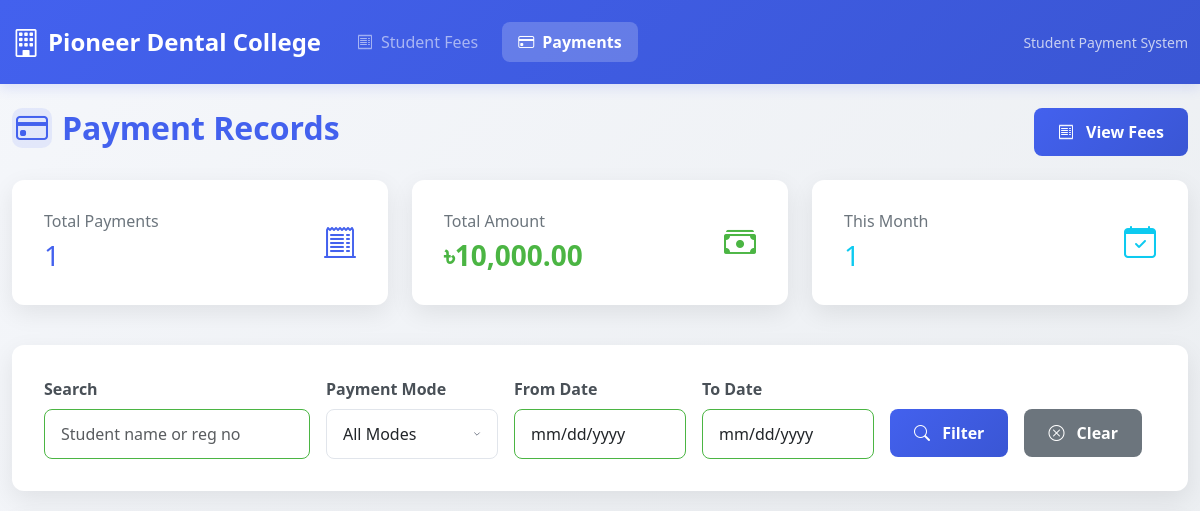
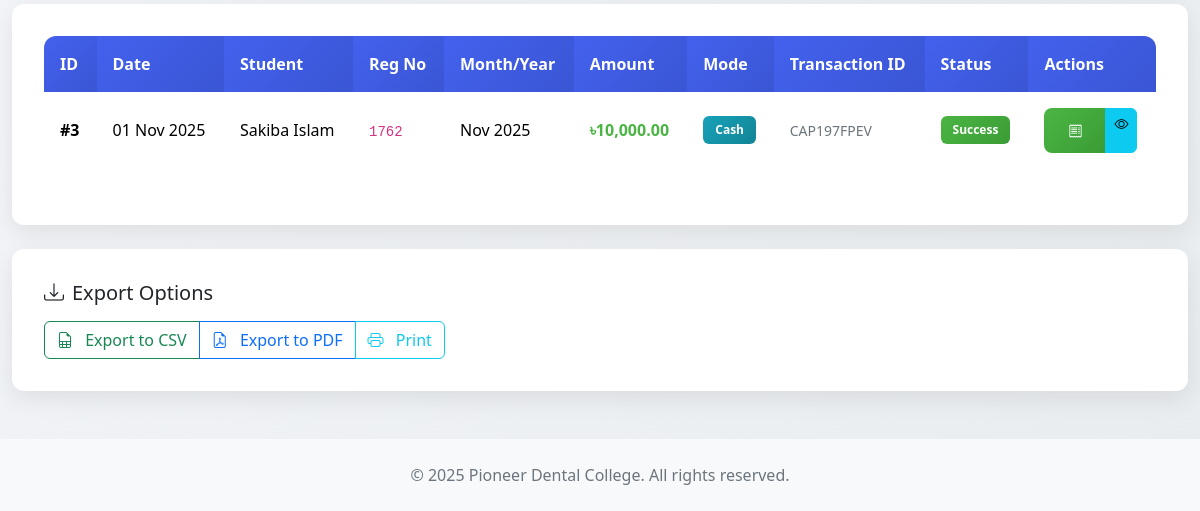
Page /index.php/payments on the earlier database version (2 pictures, top to bottom).
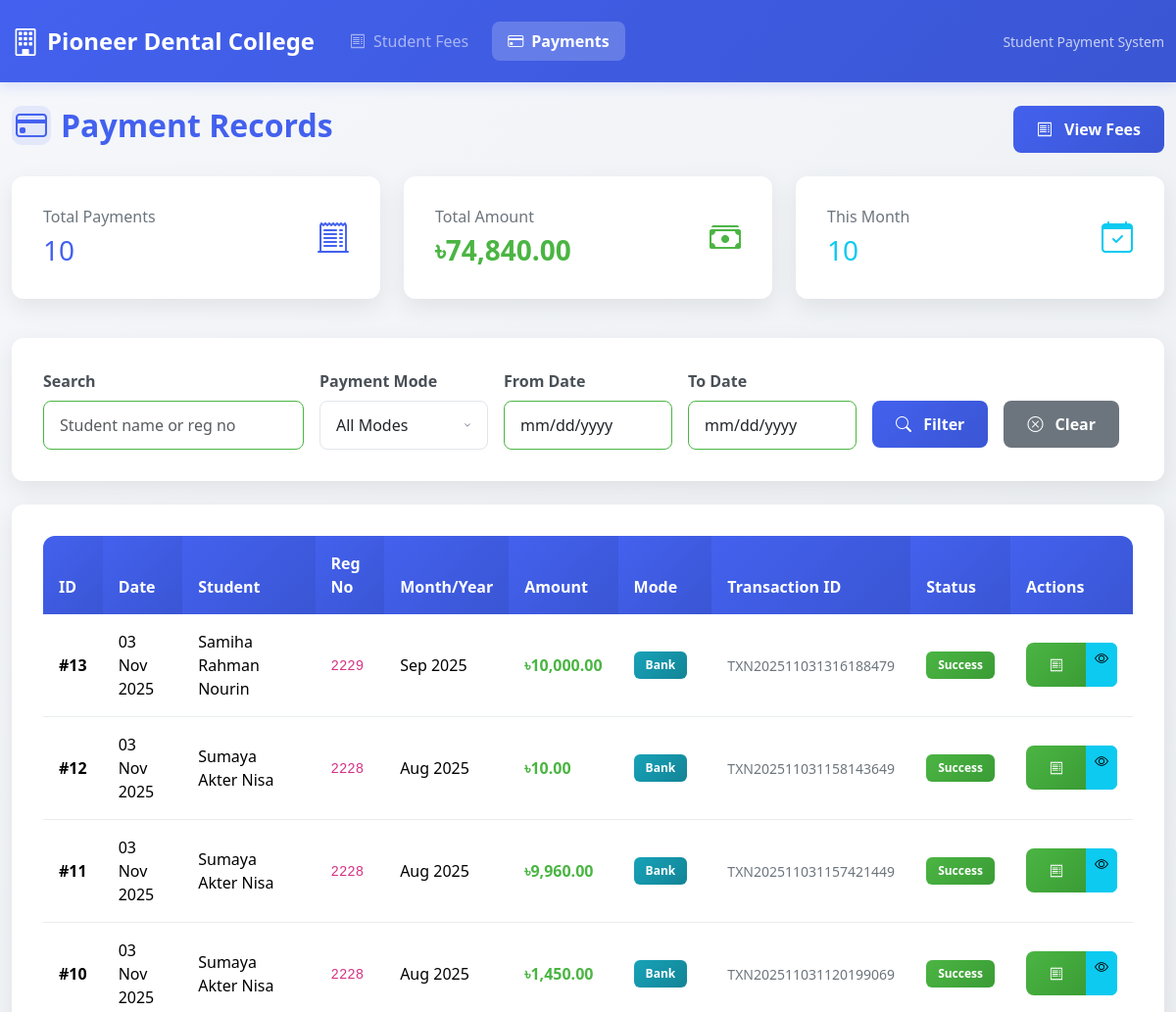
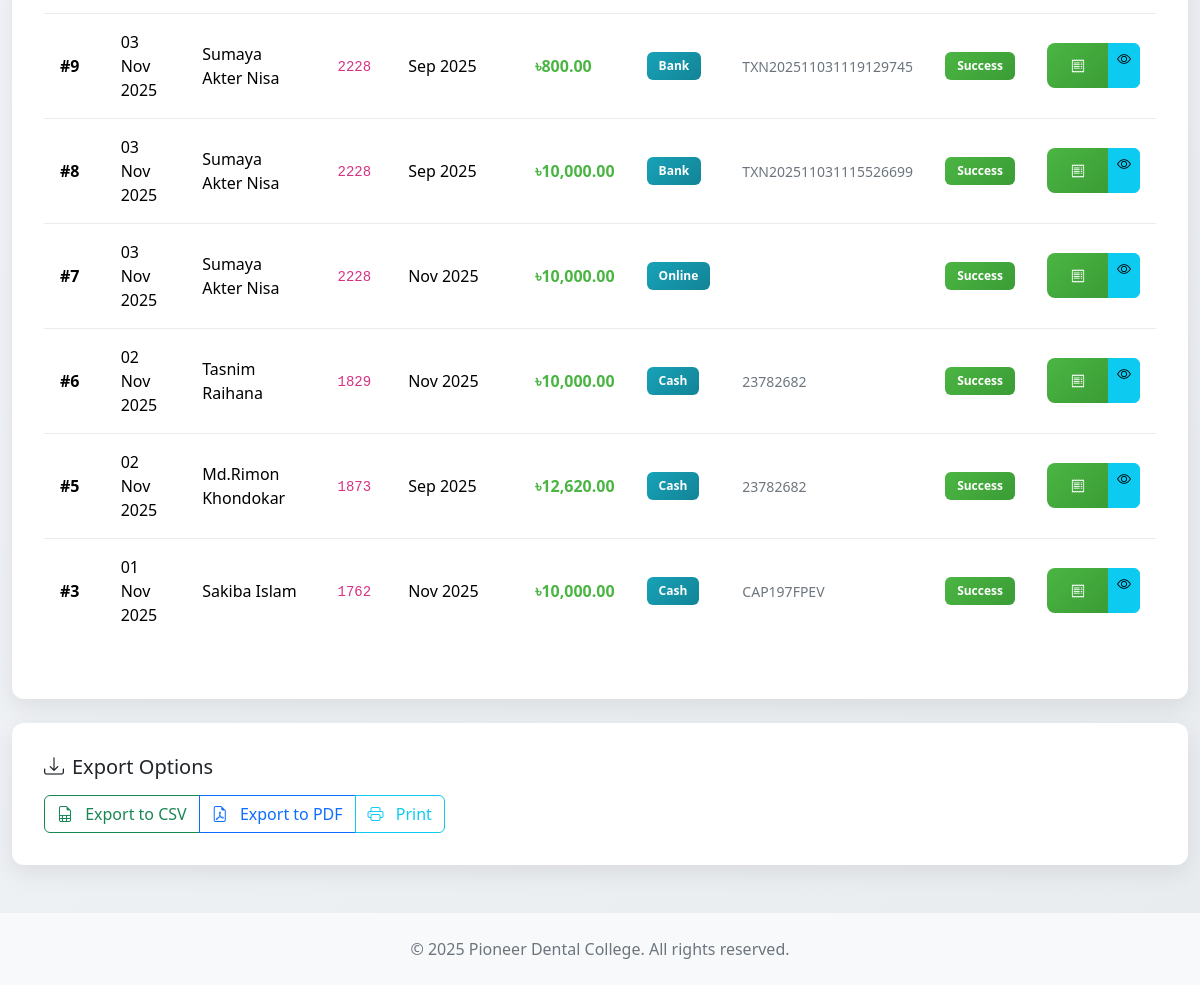
Same page on the later database version (2 pictures, top to bottom).
### tables this page shows
CREATE TABLE `payments` (
  `id` int(11) NOT NULL,
  `student_fee_id` int(11) DEFAULT NULL,
  `payment_date` date DEFAULT NULL,
  `amount_paid` decimal(10,2) NOT NULL,
  `payment_mode` enum('cash','bank','online') DEFAULT 'bank',
  `payment_method` varchar(50) DEFAULT NULL,
  `transaction_id` varchar(100) DEFAULT NULL,
  `mtb_transaction_ref` varchar(100) DEFAULT NULL,
  `mtb_payment_status` enum('pending','success','failed','cancelled') DEFAULT 'pending',
  `mtb_response` text DEFAULT NULL,
  `remarks` varchar(255) DEFAULT NULL,
  `status` enum('0','1') NOT NULL DEFAULT '1',
  `created` datetime NOT NULL,
  `updated` datetime DEFAULT NULL
);

CREATE TABLE `student` (
  `id` int(7) NOT NULL,
  `name` varchar(120) NOT NULL,
  `reg_no` int(11) NOT NULL,
  `phase` int(11) NOT NULL DEFAULT 0,
  `sex` varchar(10) NOT NULL,
  `dob` date NOT NULL,
  `phone` varchar(40) NOT NULL,
  `prt_phone` varchar(14) NOT NULL,
  `father` varchar(40) NOT NULL,
  `mother` varchar(40) NOT NULL,
  `address` varchar(30) NOT NULL,
  `batch` varchar(16) NOT NULL DEFAULT '0',
  `session` varchar(20) NOT NULL,
  `section` enum('All','A','B','C') NOT NULL DEFAULT 'All',
  `nationality` varchar(24) NOT NULL DEFAULT 'Bangladeshi',
  `nid` varchar(60) NOT NULL,
  `ssc` varchar(60) NOT NULL,
  `hsc` varchar(60) NOT NULL,
  `bg` varchar(20) NOT NULL,
  `first_phs_term_1` varchar(40) NOT NULL,
  `first_phs_term_2` varchar(20) NOT NULL,
  `second_phs_term_1` varchar(20) NOT NULL,
  `second_phs_term_2` varchar(20) NOT NULL,
  `third_phs_term_1` varchar(20) NOT NULL,
  `third_phs_term_2` varchar(20) NOT NULL,
  `final_phs_term_1` varchar(20) NOT NULL,
  `final_phs_term_2` varchar(60) NOT NULL,
  `emergency_contact` varchar(60) NOT NULL,
  `du_reg_no` int(10) NOT NULL,
  `bmdc_temp` int(10) NOT NULL,
  `bmdc_full` int(10) NOT NULL,
  `name_D` varchar(60) NOT NULL,
  `name_J` varchar(60) NOT NULL,
  `access_code` varchar(100) NOT NULL,
  `access_level` varchar(20) NOT NULL DEFAULT 'Student',
  `password` varchar(255) NOT NULL DEFAULT '$2y$10$d7k6MzgPRFjjqMyndZHo/utapOGMMbkEncY9Q5DozXCkRVT3QIyJC',
  `role_id` int(11) NOT NULL DEFAULT 0,
  `flag` date DEFAULT NULL,
  `status` int(5) NOT NULL DEFAULT 1,
  `created` datetime NOT NULL,
  `modified` timestamp NOT NULL DEFAULT current_timestamp()
);

CREATE TABLE `student_fees` (
  `id` int(11) NOT NULL,
  `student_id` int(11) DEFAULT NULL,
  `fee_id` int(11) DEFAULT NULL,
  `month_year` varchar(7) DEFAULT NULL,
  `bill_month` int(2) DEFAULT NULL,
  `bill_year` int(4) DEFAULT NULL,
  `bill_unique_id` bigint(20) DEFAULT NULL,
  `bank_transaction_id` varchar(100) DEFAULT NULL,
  `comments` text DEFAULT NULL,
  `due_date` date DEFAULT NULL,
  `paid_date` date DEFAULT NULL,
  `payment_status` enum('Unpaid','Paid','Partial') DEFAULT 'Unpaid',
  `base_amount` decimal(10,2) NOT NULL,
  `late_fee` decimal(10,2) DEFAULT 0.00,
  `total_amount` decimal(10,2) GENERATED ALWAYS AS (`base_amount` + `late_fee`) STORED,
  `status` enum('0','1') NOT NULL,
  `created` datetime NOT NULL
);

### application/controllers/Payments.php (called while the page is built, shortened)
<?php
class Payments extends CI_Controller {
    public function __construct() {
        $this->load->model('Student_model');
        $this->load->model('Student_fee_model');
        $this->load->model('Payment_model');
        $this->load->helper(['url', 'form']);
        $this->load->library(['form_validation', 'session']);
    }
    public function index() {
        $data['page_title'] = 'Payments';
        $limit = 50;
        $offset = $this->input->get('offset') ?? 0;
        $filters = [
            'search' => $this->input->get('search'),
            'mode' => $this->input->get('mode'),
            'from_date' => $this->input->get('from_date'),
            'to_date' => $this->input->get('to_date')
        ];
        $data['payments'] = $this->Payment_model->get_all($limit, $offset, $filters);
        $data['offset'] = $offset;
        $data['limit'] = $limit;
        $this->load->view('templates/header', $data);
        $this->load->view('payments/index', $data);
        $this->load->view('templates/footer');
    }
}

### index.php (called while the page is built, shortened)
<?php
require_once BASEPATH.'core/CodeIgniter.php';

### application/models/Payment_model.php (called while the page is built, shortened)
<?php
class Payment_model extends CI_Model {
    private $table = 'payments';
    public function get_all($limit = 100, $offset = 0, $filters = []) {
        $this->db->select('p.*, sf.month_year, s.name, s.reg_no');
        $this->db->from($this->table . ' p');
        $this->db->join('student_fees sf', 'sf.id = p.student_fee_id');
        $this->db->join('student s', 's.id = sf.student_id');
        $this->db->where('p.status', '1');
        $this->db->limit($limit, $offset);
        $this->db->order_by('p.created', 'DESC');
        return $this->db->get()->result();
    }
}

### application/views/payments/index.php (the view, shortened to what this page needs)
<div class="row mb-4">
    <div class="col-md-6">
        <h2 class="page-title" style="color: var(--primary);">
            <div class="icon-wrapper">
                <i class="bi bi-credit-card text-primary"></i>
            </div>
            Payment Records
        </h2>
    </div>
    <div class="col-md-6 text-md-end">
        <a href="<?= base_url('student-fees') ?>" class="btn btn-primary">
            <i class="bi bi-receipt me-2"></i> View Fees
        </a>
    </div>
</div>
<div class="row mb-4">
    <div class="col-md-4 mb-3">
        <div class="card summary-card">
            <div class="card-body">
                <div class="d-flex justify-content-between align-items-center">
                    <div>
                        <h6 class="text-muted mb-2">Total Payments</h6>
                        <h3 class="mb-0 text-primary"><?= count($payments) ?></h3>
                    </div>
                    <div class="summary-icon bg-opacity-10">
                        <i class="bi bi-receipt-cutoff fs-2 text-primary"></i>
                    </div>
                </div>
            </div>
        </div>
    </div>
    <div class="col-md-4 mb-3">
        <div class="card summary-card">
            <div class="card-body">
                <div class="d-flex justify-content-between align-items-center">
                    <div>
                        <h6 class="text-muted mb-2">Total Amount</h6>
                        <h3 class="mb-0 text-success">
                            ৳<?= number_format(array_sum(array_column($payments, 'amount_paid')), 2) ?>
                        </h3>
                    </div>
                    <div class="summary-icon bg-opacity-10">
                        <i class="bi bi-cash-stack fs-2 text-success"></i>
                    </div>
                </div>
            </div>
        </div>
    </div>
    <div class="col-md-4 mb-3">
        <div class="card summary-card">
            <div class="card-body">
                <div class="d-flex justify-content-between align-items-center">
                    <div>
                        <h6 class="text-muted mb-2">This Month</h6>
                        <h3 class="mb-0 text-info">
                            <?php
                            $this_month = array_filter($payments, function($p) {
                                return date('Y-m', strtotime($p->payment_date)) === date('Y-m');
                            });
                            echo count($this_month);
                            ?>
                        </h3>
                    </div>
                    <div class="summary-icon bg-opacity-10">
                        <i class="bi bi-calendar-check fs-2 text-info"></i>
                    </div>
                </div>
            </div>
        </div>
    </div>
</div>
<div class="card mb-4">
    <div class="card-body">
        <form method="get" action="<?= base_url('payments') ?>" class="row g-3">
            <div class="col-md-3">
                <label class="form-label">Search</label>
                <input type="text" name="search" class="form-control" placeholder="Student name or reg no"
                       value="<?= $this->input->get('search') ?>">
            </div>
            <div class="col-md-2">
                <label class="form-label">Payment Mode</label>
                <select name="mode" class="form-select">
                    <option value="">All Modes</option>
                </select>
            </div>
            <div class="col-md-2">
                <label class="form-label">From Date</label>
                <input type="date" name="from_date" class="form-control" value="<?= $this->input->get('from_date') ?>">
            </div>
            <div class="col-md-2">
                <label class="form-label">To Date</label>
                <input type="date" name="to_date" class="form-control" value="<?= $this->input->get('to_date') ?>">
            </div>
            <div class="col-md-3">
                <label class="form-label">&nbsp;</label>
                <div class="d-grid gap-2 d-md-flex">
                    <button type="submit" class="btn btn-primary me-2">
                        <i class="bi bi-search me-2"></i> Filter
                    </button>
                    <a href="<?= base_url('payments') ?>" class="btn btn-secondary">
                        <i class="bi bi-x-circle me-2"></i> Clear
                    </a>
                </div>
            </div>
        </form>
    </div>
</div>
<div class="card">
    <div class="card-body">
        <div class="table-responsive">
            <table class="table table-hover">
                <thead class="table-light">
                    <tr>
                        <th>ID</th>
                        <th>Date</th>
                        <th>Student</th>
                        <th>Reg No</th>
                        <th>Month/Year</th>
                        <th>Amount</th>
                        <th>Mode</th>
                        <th>Transaction ID</th>
                        <th>Status</th>
                        <th>Actions</th>
                    </tr>
                </thead>
                <tbody>
                    <?php if (!empty($payments)): ?>
                        <?php foreach ($payments as $payment): ?>
                            <tr>
                                <td><strong>#<?= $payment->id ?></strong></td>
                                <td><?= date('d M Y', strtotime($payment->payment_date)) ?></td>
                                <td><?= $payment->name ?></td>
                                <td><code><?= $payment->reg_no ?></code></td>
                                <td><?= date('M Y', strtotime($payment->month_year . '-01')) ?></td>
                                <td class="text-success fw-bold">৳<?= number_format($payment->amount_paid, 2) ?></td>
                                <td>
                                    <span class="badge bg-info"><?= ucfirst($payment->payment_mode) ?></span>
                                </td>
                                <td>
                                    <small class="text-muted"><?= $payment->transaction_id ?? 'N/A' ?></small>
                                </td>
                                <td>
                                    <?php if (isset($payment->mtb_payment_status)): ?>
                                        <?php if ($payment->mtb_payment_status === 'success'): ?>
                                            <span class="badge bg-success">Success</span>
                                        <?php elseif ($payment->mtb_payment_status === 'pending'): ?>
                                            <span class="badge bg-warning">Pending</span>
                                        <?php elseif ($payment->mtb_payment_status === 'failed'): ?>
                                            <span class="badge bg-danger">Failed</span>
                                        <?php else: ?>
                                            <span class="badge bg-secondary">N/A</span>
                                        <?php endif; ?>
                                    <?php else: ?>
                                        <span class="badge bg-success">Completed</span>
                                    <?php endif; ?>
                                </td>
                                <td>
                                    <div class="btn-group btn-group-sm">
                                        <a href="<?= base_url('payments/receipt/' . $payment->id) ?>"
                                           class="btn btn-success" title="View Receipt">
                                            <i class="bi bi-receipt"></i>
                                        </a>
                                        <a href="<?= base_url('student-fees/view/' . $payment->student_fee_id) ?>"
                                           class="btn btn-info" title="View Fee">
                                            <i class="bi bi-eye"></i>
                                        </a>
                                    </div>
                                </td>
                            </tr>
                        <?php endforeach; ?>
                    <?php endif; ?>
                </tbody>
            </table>
        </div>
    </div>
</div>
<div class="card mt-4 export-section">
    <div class="card-body">
        <h5 class="card-title mb-3">
            <i class="bi bi-download me-2"></i>Export Options
        </h5>
        <div class="btn-group" role="group">
            <button type="button" class="btn btn-outline-success" onclick="exportToCSV()">
                <i class="bi bi-file-earmark-spreadsheet me-2"></i> Export to CSV
            </button>
            <button type="button" class="btn btn-outline-primary" onclick="exportToPDF()">
                <i class="bi bi-file-earmark-pdf me-2"></i> Export to PDF
            </button>
            <button type="button" class="btn btn-outline-info" onclick="window.print()">
                <i class="bi bi-printer me-2"></i> Print
            </button>
        </div>
    </div>
</div>

### application/views/templates/header.php (shortened to what this page needs)
<!DOCTYPE html>
<html lang="en">
<head>
    <link href="<?= base_url('assets/bootstrap.min.css') ?>" rel="stylesheet">
    <link href="<?= base_url('assets/bootstrap-icons.css') ?>" rel="stylesheet">
    <link href="<?= base_url('assets/style.css') ?>" rel="stylesheet">
</head>
<body>
    <nav class="navbar navbar-expand-lg navbar-dark mb-4">
        <div class="container">
            <a class="navbar-brand" href="<?= base_url() ?>">
                <i class="bi bi-building"></i> Pioneer Dental College
            </a>
            <div class="collapse navbar-collapse" id="navbarNav">
                <ul class="navbar-nav me-auto">
                    <li class="nav-item">
                        <a class="nav-link <?= current_url() == base_url('student-fees') ? 'active' : '' ?>" href="<?= base_url('student-fees') ?>">
                            <i class="bi bi-receipt"></i> Student Fees
                        </a>
                    </li>
                    <li class="nav-item">
                        <a class="nav-link <?= strpos(current_url(), 'payments') !== false ? 'active' : '' ?>" href="<?= base_url('payments') ?>">
                            <i class="bi bi-credit-card"></i> Payments
                        </a>
                    </li>
                </ul>
                <div class="navbar-text">
                    <small class="text-light opacity-75">Student Payment System</small>
                </div>
            </div>
        </div>
    </nav>
    <div class="container">

### application/views/templates/footer.php (shortened to what this page needs)
 </div>
    <footer class="mt-5 py-4 bg-light text-center">
        <p class="text-muted mb-0">&copy; <?= date('Y') ?> Pioneer Dental College. All rights reserved.</p>
    </footer>
</html>

### application/views/payments/index.php (style rules this page uses)
.btn, .card-header, .pagination, .export-section { display: none; }
.table { font-size: 12px; }
.card { box-shadow: none !important; border: 1px solid #ddd !important; }

Differences in the rows shown:
added payments: id "13", payment_date "03 Nov 2025", student.name "Samiha Rahman Nourin", student.reg_no "2229", student_fee.month_year "Sep 2025", amount_paid "10,000.00", payment_mode "Bank", transaction "TXN202511031316188479", mtb_payment_status "Success"
added payments: id "12", payment_date "03 Nov 2025", student.name "Sumaya Akter Nisa", student.reg_no "2228", student_fee.month_year "Aug 2025", amount_paid "10.00", payment_mode "Bank", transaction "TXN202511031158143649", mtb_payment_status "Success"
added payments: id "11", payment_date "03 Nov 2025", student.name "Sumaya Akter Nisa", student.reg_no "2228", student_fee.month_year "Aug 2025", amount_paid "9,960.00", payment_mode "Bank", transaction "TXN202511031157421449", mtb_payment_status "Success"
added payments: id "10", payment_date "03 Nov 2025", student.name "Sumaya Akter Nisa", student.reg_no "2228", student_fee.month_year "Aug 2025", amount_paid "1,450.00", payment_mode "Bank", transaction "TXN202511031120199069", mtb_payment_status "Success"
added payments: id "9", payment_date "03 Nov 2025", student.name "Sumaya Akter Nisa", student.reg_no "2228", student_fee.month_year "Sep 2025", amount_paid "800.00", payment_mode "Bank", transaction "TXN202511031119129745", mtb_payment_status "Success"
added payments: id "8", payment_date "03 Nov 2025", student.name "Sumaya Akter Nisa", student.reg_no "2228", student_fee.month_year "Sep 2025", amount_paid "10,000.00", payment_mode "Bank", transaction "TXN202511031115526699", mtb_payment_status "Success"
added payments: id "7", payment_date "03 Nov 2025", student.name "Sumaya Akter Nisa", student.reg_no "2228", student_fee.month_year "Nov 2025", amount_paid "10,000.00", payment_mode "Online", mtb_payment_status "Success"
added payments: id "6", payment_date "02 Nov 2025", student.name "Tasnim Raihana", student.reg_no "1829", student_fee.month_year "Nov 2025", amount_paid "10,000.00", payment_mode "Cash", transaction "23782682", mtb_payment_status "Success"
added payments: id "5", payment_date "02 Nov 2025", student.name "Md.Rimon Khondokar", student.reg_no "1873", student_fee.month_year "Sep 2025", amount_paid "12,620.00", payment_mode "Cash", transaction "23782682", mtb_payment_status "Success"
shown differently, row unchanged: payments "01 Nov 2025": payment_date "1" → (not shown)
Other differences:
count($payments): "1" → "10"
array_sum(array_column($payments, 'amount_paid')): "10,000.00" → "74,840.00"
count($this_month): (not shown) → "10"
